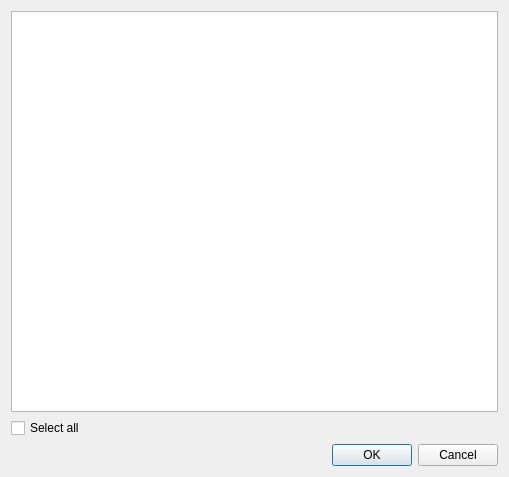
<?xml version="1.0" encoding="UTF-8"?>
<ui version="4.0">
 <class>Sys_Delete_Logfile_Dia</class>
 <widget class="QDialog" name="Sys_Delete_Logfile_Dia">
  <property name="geometry">
   <rect>
    <x>0</x>
    <y>0</y>
    <width>509</width>
    <height>477</height>
   </rect>
  </property>
  <property name="windowTitle">
   <string>Select logfile(s) to delete</string>
  </property>
  <property name="windowIcon">
   <iconset resource="resources/system_sys_resource.qrc">
    <normaloff>:/prom_icon</normaloff>:/prom_icon</iconset>
  </property>
  <layout class="QVBoxLayout" name="verticalLayout">
   <item>
    <layout class="QHBoxLayout">
     <item>
      <widget class="QTreeView" name="treeView_logfile"/>
     </item>
    </layout>
   </item>
   <item>
    <layout class="QHBoxLayout" name="horizontalLayout">
     <item>
      <widget class="QCheckBox" name="checkBox_select_all">
       <property name="text">
        <string>Select all </string>
       </property>
      </widget>
     </item>
     <item>
      <spacer name="horizontalSpacer">
       <property name="orientation">
        <enum>Qt::Horizontal</enum>
       </property>
       <property name="sizeHint" stdset="0">
        <size>
         <width>40</width>
         <height>20</height>
        </size>
       </property>
      </spacer>
     </item>
    </layout>
   </item>
   <item>
    <layout class="QHBoxLayout">
     <item>
      <spacer>
       <property name="orientation">
        <enum>Qt::Horizontal</enum>
       </property>
       <property name="sizeHint" stdset="0">
        <size>
         <width>209</width>
         <height>18</height>
        </size>
       </property>
      </spacer>
     </item>
     <item>
      <widget class="QPushButton" name="okButton">
       <property name="text">
        <string>OK</string>
       </property>
      </widget>
     </item>
     <item>
      <widget class="QPushButton" name="cancelButton">
       <property name="text">
        <string>Cancel</string>
       </property>
      </widget>
     </item>
    </layout>
   </item>
  </layout>
 </widget>
 <resources>
  <include location="resources/system_sys_resource.qrc"/>
 </resources>
 <connections/>
</ui>
